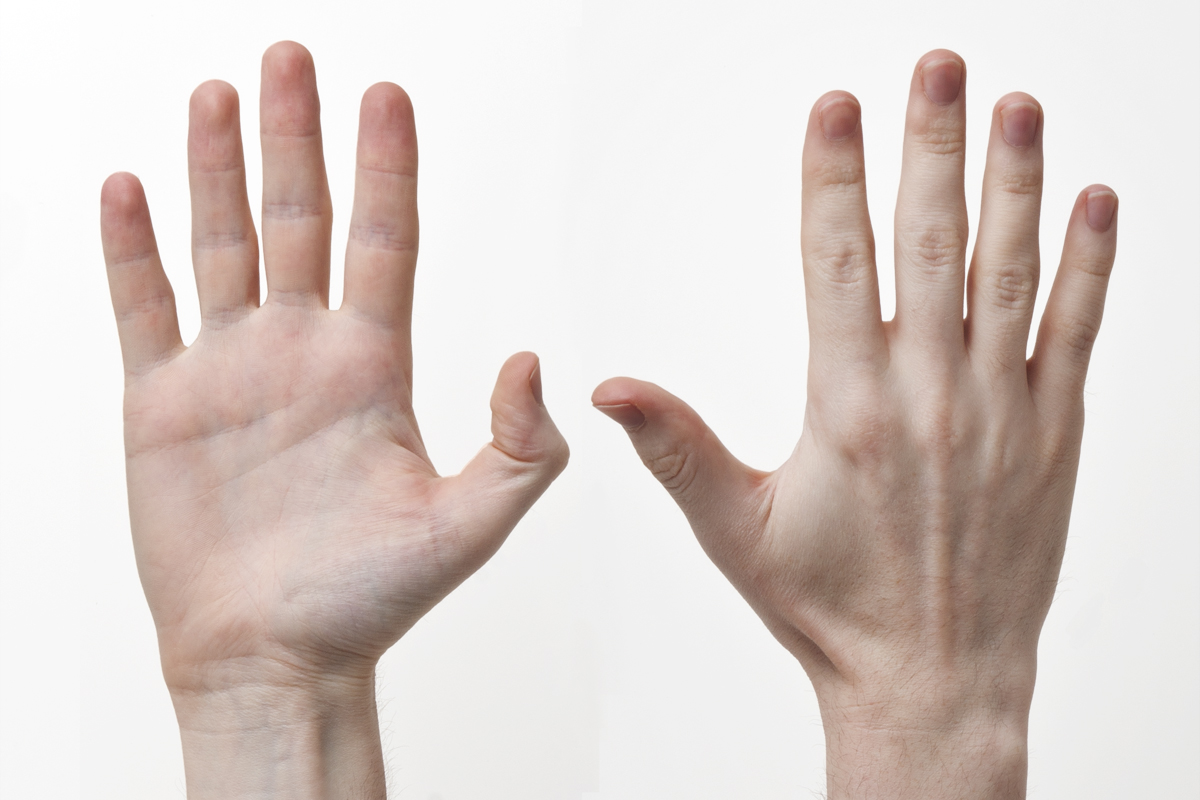
#> input picture cadangan_code/hand_key_point_detection/media/images/front-back.jpg, 1200 x 800 px, given in place of the camera
$ python generate_data.py ../hand_key_point_detection/media/images 5
#> lines starting #> are read from the running program, lines starting #| are printed output that depends on the picture; after the words box and inside, x2 and y2 are one past the last pixel; in counts of white or black regions, pixels touching at a corner belong together
import sys
import os
import cv2
import numpy as np
from PIL import Image
from tqdm import tqdm

directory = sys.argv[1]
imagecount = int(sys.argv[2])

os.makedirs(directory, exist_ok=True)

video = cv2.VideoCapture(0)

filename = len(os.listdir(directory))
count = 0
pbar = tqdm(total=imagecount + 1)
while True and count < imagecount:

    filename += 1
    count += 1
    _, frame = video.read()
#> frame is the input picture: shape (800, 1200, 3); mean B, G, R 201.5, 206.5, 218.4
    kernel = np.ones((3, 3), np.uint8)

    hsv = cv2.cvtColor(frame, cv2.COLOR_BGR2HSV)
#> hsv: shape (800, 1200, 3); mean H, S, V 8.3, 24.5, 218.4

    # define range of skin color in HSV
    lower_skin = np.array([0, 20, 70], dtype=np.uint8)
    upper_skin = np.array([20, 255, 255], dtype=np.uint8)

    # extract skin colur image
    mask = cv2.inRange(hsv, lower_skin, upper_skin)
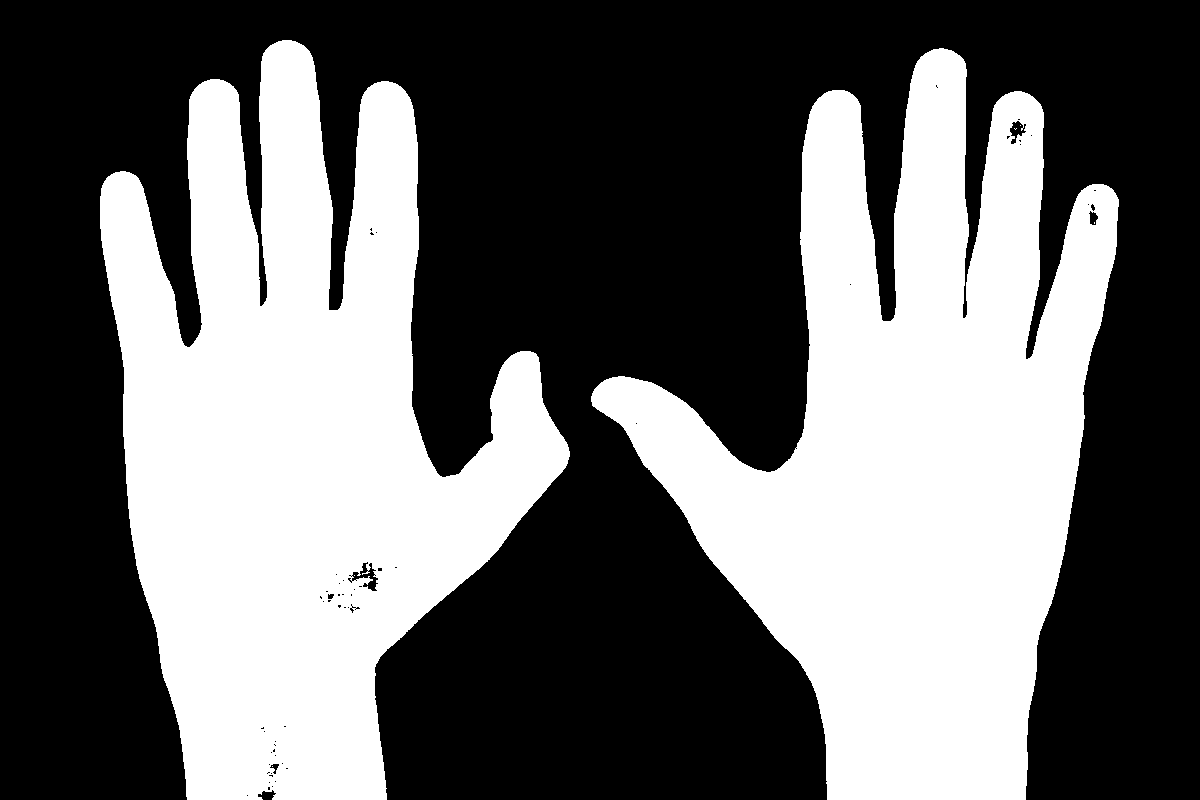
#> mask: shape (800, 1200); 41% white; 7 white regions (5 under 20 px), largest, box (x1, y1, x2, y2) and area: (100, 40, 570, 800) 197005, (591, 48, 1119, 800) 196661

    # extrapolate the hand to fill dark spots within
    mask = cv2.dilate(mask, kernel, iterations=4)
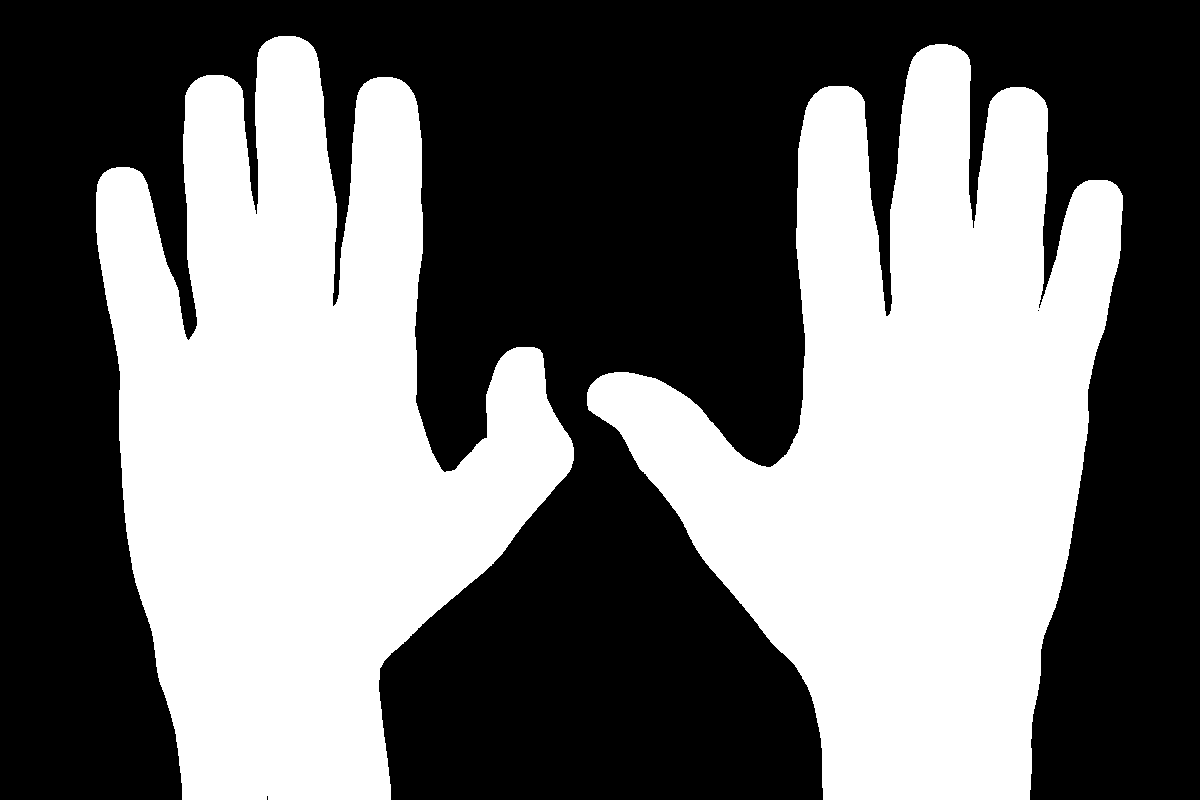
#> mask: shape (800, 1200); 44.3% white; 2 white regions, box (x1, y1, x2, y2) and area: (96, 36, 574, 800) 212901, (587, 44, 1123, 800) 212177

    # blur the image
    mask = cv2.GaussianBlur(mask, (5, 5), 100)
    path = directory + "//" + str(filename) + ".jpg"
    cv2.imwrite(path, mask)
    cv2.imshow("Capturing", mask)
    key = cv2.waitKey(1)
#> (key q is pressed here)
    if key == ord('q'):
        break

pbar.update(1)
pbar.close()
video.release()
cv2.destroyAllWindows()

$ run again, on cadangan_code/hand_key_point_detection/media/images/hand.jpg
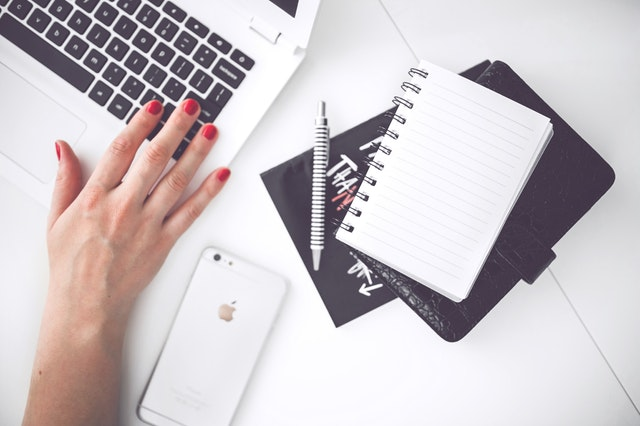
#> input picture cadangan_code/hand_key_point_detection/media/images/hand.jpg, 640 x 426 px, given in place of the camera
#> frame is the input picture: shape (426, 640, 3); mean B, G, R 199.6, 196.1, 204
#> hsv: shape (426, 640, 3); mean H, S, V 106.4, 20.2, 207.3
#> `mask = cv2.inRange(hsv, lower_skin, upper_skin)`:
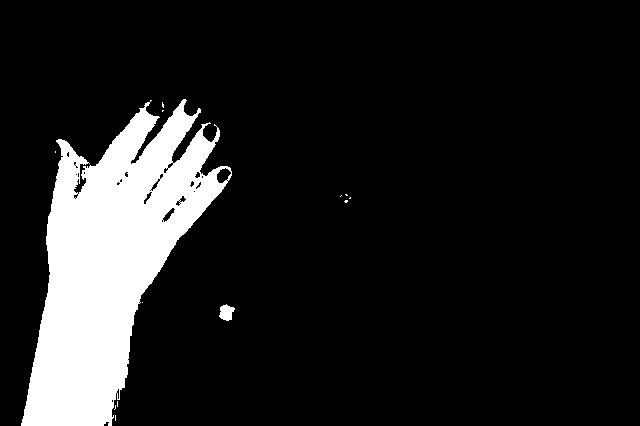
#> mask: shape (426, 640); 12.6% white; 13 white regions (11 under 20 px), largest, box (x1, y1, x2, y2) and area: (21, 99, 232, 426) 34007, (219, 304, 235, 321) 183
#> `mask = cv2.dilate(mask, kernel, iterations=4)`:
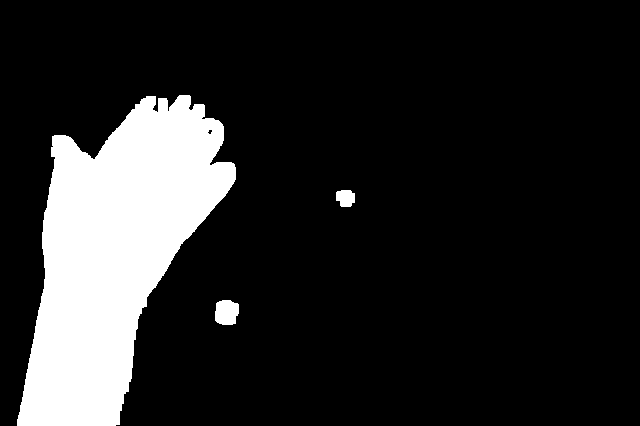
#> mask: shape (426, 640); 15.2% white; 3 white regions, box (x1, y1, x2, y2) and area: (17, 95, 236, 426) 40621, (215, 300, 239, 325) 512, (336, 190, 355, 207) 269

$ run again, on cadangan_code/hand_key_point_detection/media/images/right-frontal.jpg
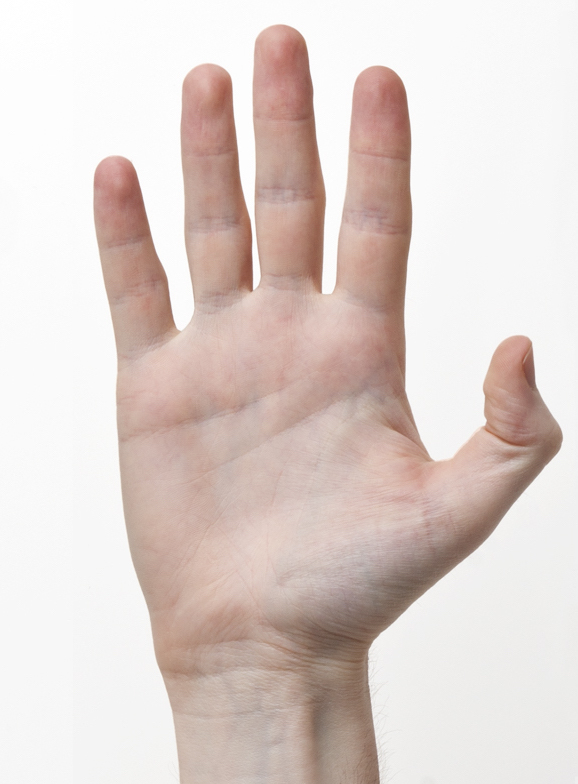
#> input picture cadangan_code/hand_key_point_detection/media/images/right-frontal.jpg, 578 x 784 px, given in place of the camera
#> frame is the input picture: shape (784, 578, 3); mean B, G, R 204.7, 209.5, 222.5
#> hsv: shape (784, 578, 3); mean H, S, V 9.6, 24.4, 222.5
#> `mask = cv2.inRange(hsv, lower_skin, upper_skin)`:
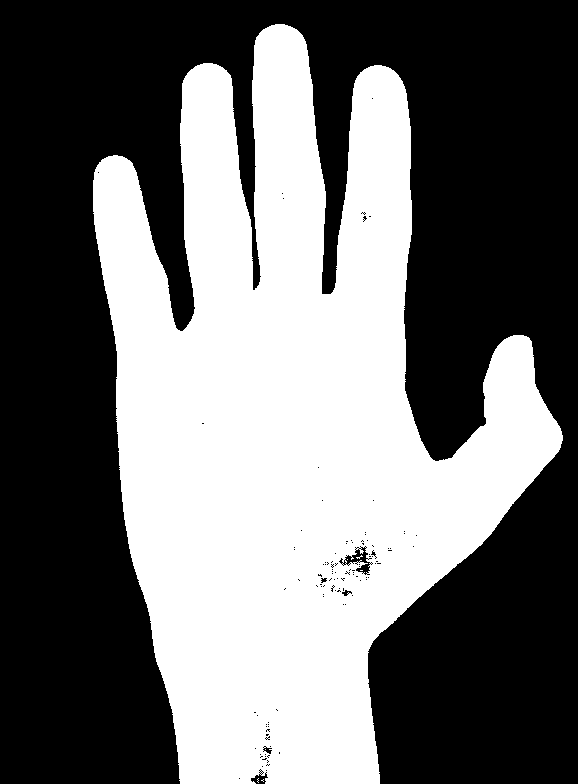
#> mask: shape (784, 578); 43.4% white; 7 white regions (6 under 20 px), largest, box (x1, y1, x2, y2) and area: (93, 24, 563, 784) 196806
#> `mask = cv2.GaussianBlur(mask, (5, 5), 100)`:
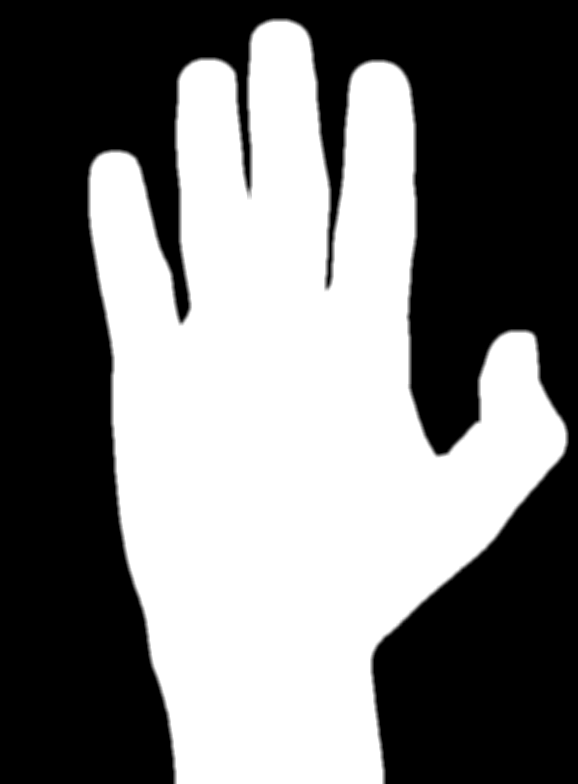
#> mask: shape (784, 578); min 0, max 255, mean 119.8
